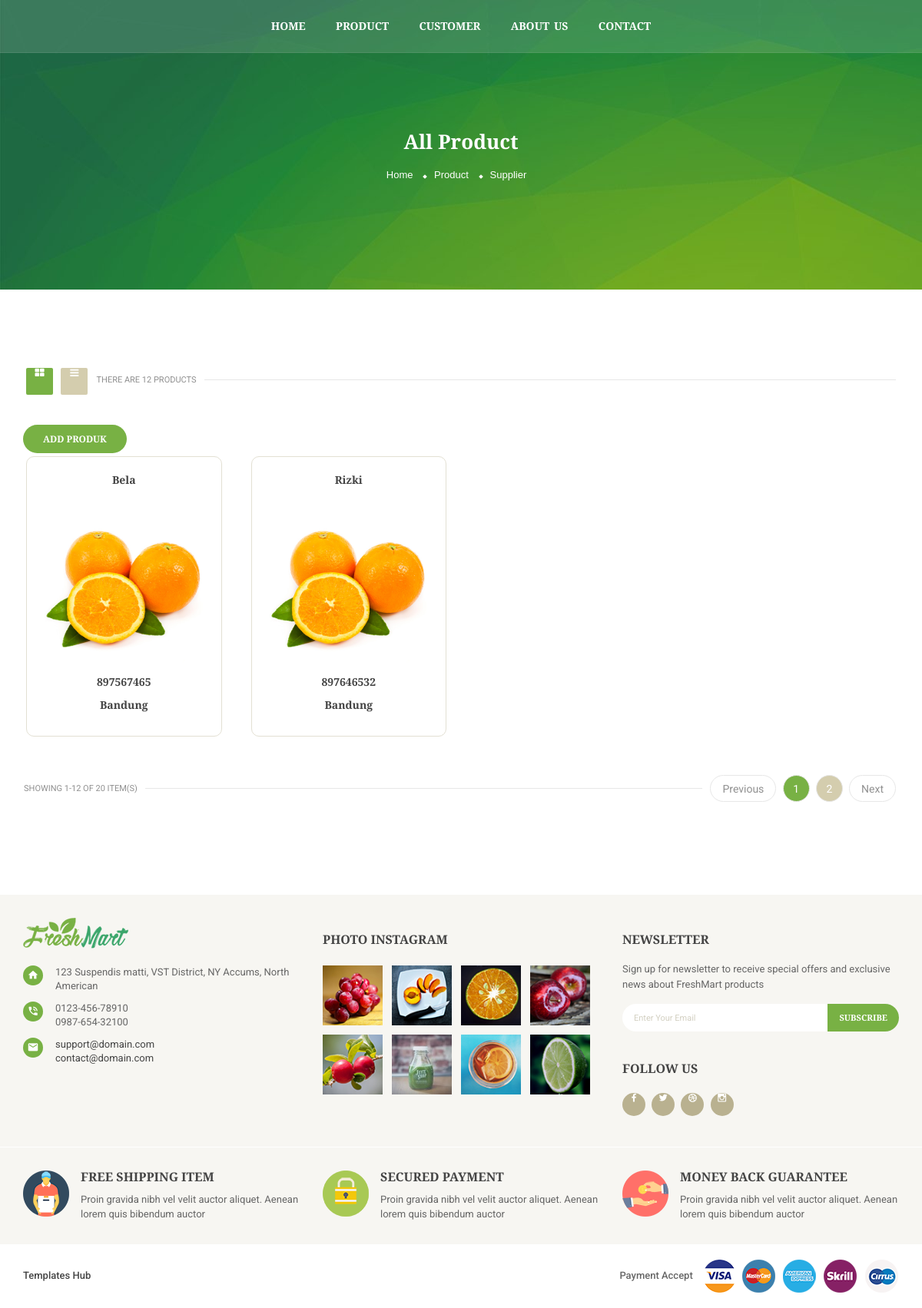
The app's page /customer/page-customer.php, older data.
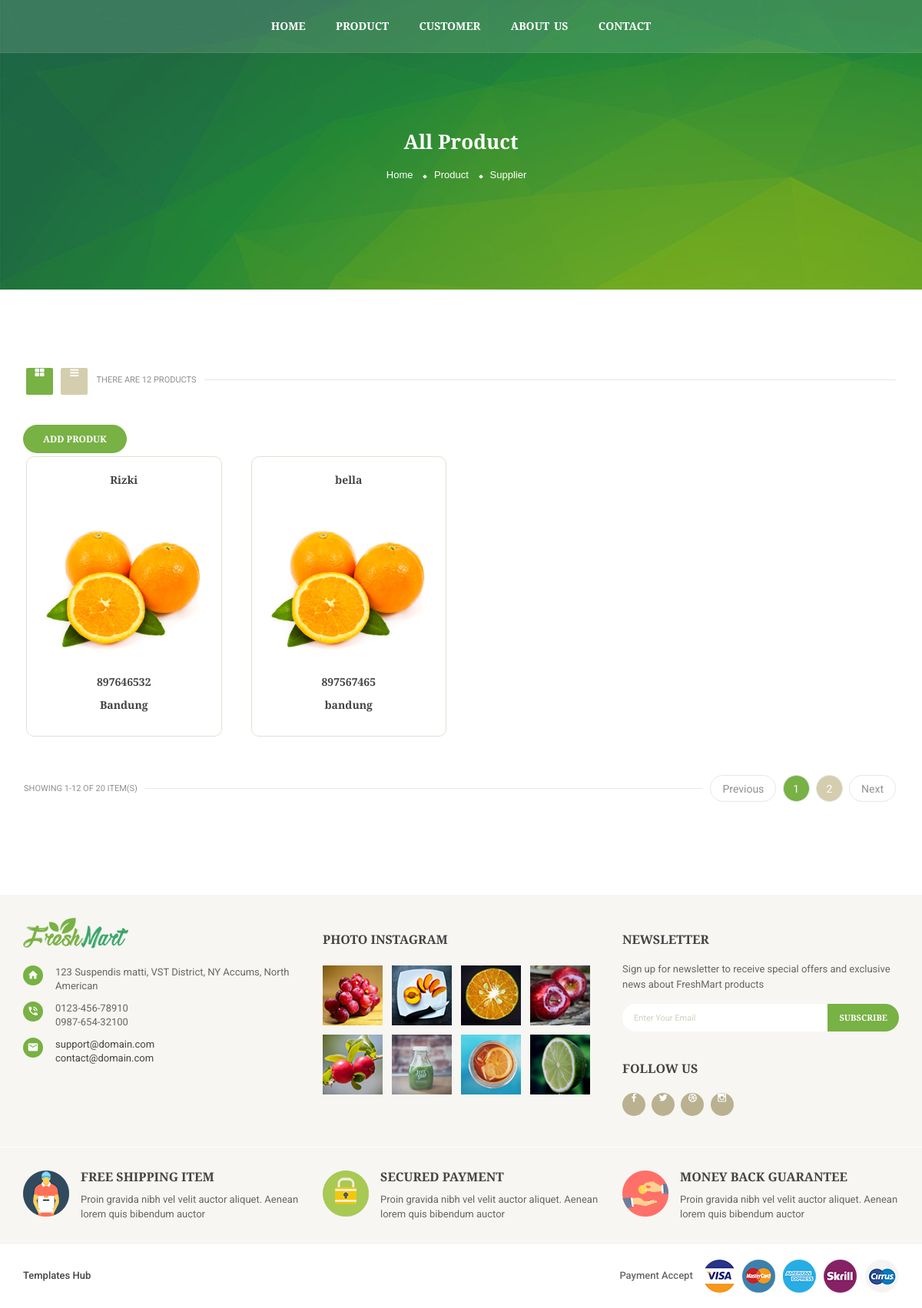
The same page, newer data.
### tables this page shows
CREATE TABLE `pelanggan` (
  `id_pelanggan` int(11) NOT NULL,
  `nama_pelanggan` varchar(100) NOT NULL,
  `jenis_kelamin` enum('pria','wanita') NOT NULL,
  `telpon` int(20) NOT NULL,
  `alamat` text NOT NULL,
  `gambar` varchar(225) NOT NULL
);

### customer/page-customer.php (the view, shortened to what the changed rows need)
<!DOCTYPE php>
<php lang="zxx">
<head>
		<link rel="stylesheet" href="../libs/bootstrap/css/bootstrap.css">
		<link rel="stylesheet" href="../libs/font-awesome/css/font-awesome.min.css">
		<link rel="stylesheet" href="../libs/font-material/css/material-design-iconic-font.min.css">
		<link rel="stylesheet" href="../libs/nivo-slider/css/nivo-slider.css">
		<link rel="stylesheet" href="../libs/nivo-slider/css/animate.css">
		<link rel="stylesheet" href="../libs/nivo-slider/css/style.css">
		<link rel="stylesheet" href="../libs/owl.carousel/assets/owl.carousel.min.css">
		<link rel="stylesheet" href="../libs/slider-range/css/jslider.css">
		<link rel="stylesheet" href="../css/style.css">
		<link rel="stylesheet" href="../css/reponsive.css">
	</head>
	<body class="home home-1">
		<div id="all">
			<div id="content" class="site-content">
				<div id="breadcrumb">
					<div class="container">
						<h2 class="title">All Product</h2>
					</div>
				</div>
				<div class="container">
					<div class="row">
						<div id="center-column" class="col-lg-12 col-md-9 col-sm-9 col-xs-12">
							<div class="product-category-page">
								<div class="tab-content">
									<?php
										include "../connection.php";
										$query = mysqli_query($connection, "SELECT * FROM pelanggan	");
									?>
									<div class="tab-pane active" id="products-grid">
										<div class="products-block">
											<div class="row">
												<?php
			                						while ($data = mysqli_fetch_array($query)) {
			                					?>
												<div class="col-lg-3 col-md-3 col-sm-6 col-xs-12">
													<div class="product-item">
														<div class="product-title">
															<a href="product-detail-left-sidebar.php">
																<?php echo $data['nama_pelanggan'];?>
															</a>
														</div>
														<div class="product-image">
															<a href="product-detail-left-sidebar.php">
																<img class="img-responsive" src="../img/product/4.jpg" alt="Product Image">
															</a>
														</div>
														<div class="product-title">
															<a href="product-detail-left-sidebar.php">
																<?php echo $data['telpon'];?>
															</a>
														</div>
														<div class="product-title">
															<a href="product-detail-left-sidebar.php">
																<?php echo $data['alamat'];?>
															</a>
														</div>
													</div>
												</div>
											<?php } ?>
											</div>
										</div>
									</div>
								</div>
								</div>
							</div>
						</div>
					</div>
				</div>
			</div>
			<footer id="footer">
				<div class="footer">
					<div class="footer-top">
						<div class="container">
							<div class="row">
								<div class="col-lg-4 col-md-4 col-sm-4 col-xs-12">
									<div class="block instagram">
										<h2 class="block-title">Photo Instagram</h2>
									</div>
								</div>
								<div class="col-lg-4 col-md-4 col-sm-4 col-xs-12">
									<div class="block newsletter">
										<h2 class="block-title">Newsletter</h2>
									</div>
									<div class="block social">
										<h2 class="block-title">Follow Us</h2>
									</div>
								</div>
							</div>
						</div>
					</div>
				</div>
			</footer>
	</body>
</php>

Row changes from the older to the newer data that the page shows:
removed pelanggan: nama_pelanggan "Bela", telpon "897567465", alamat "Bandung"
added pelanggan: nama_pelanggan "bella", telpon "897567465", alamat "bandung"
